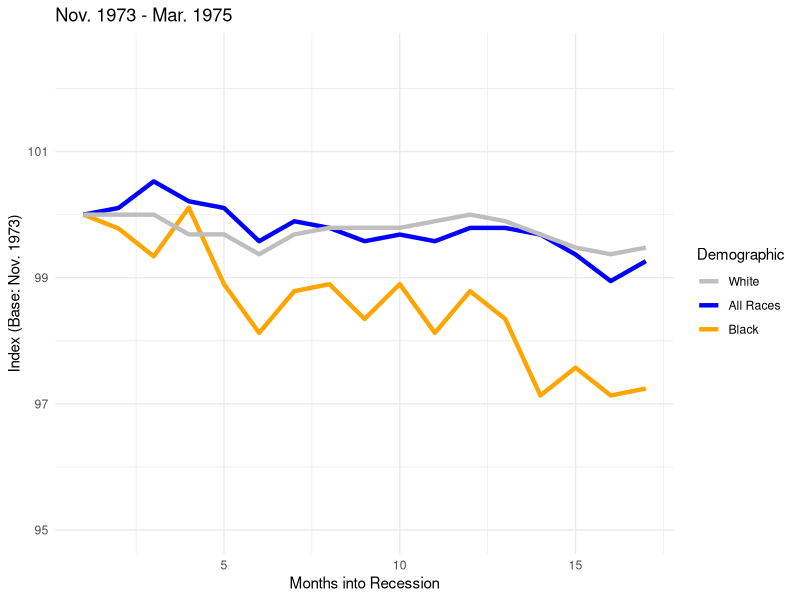
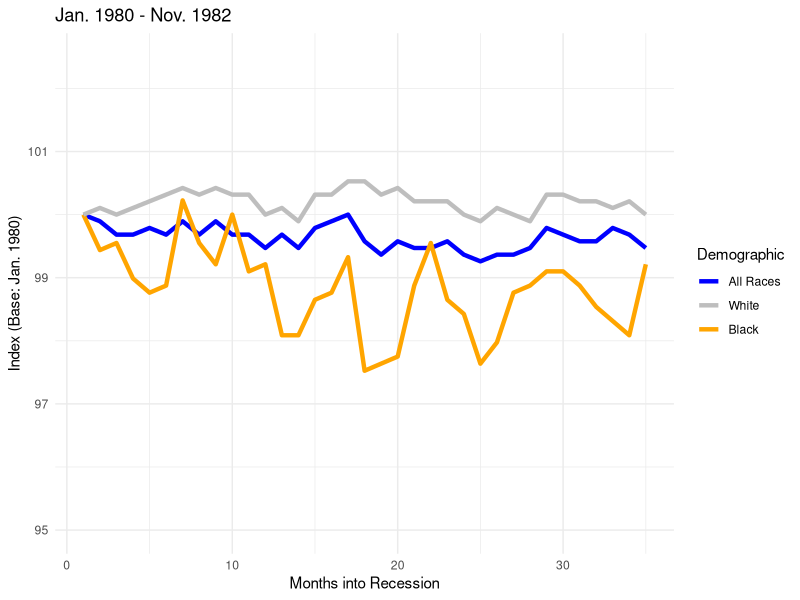
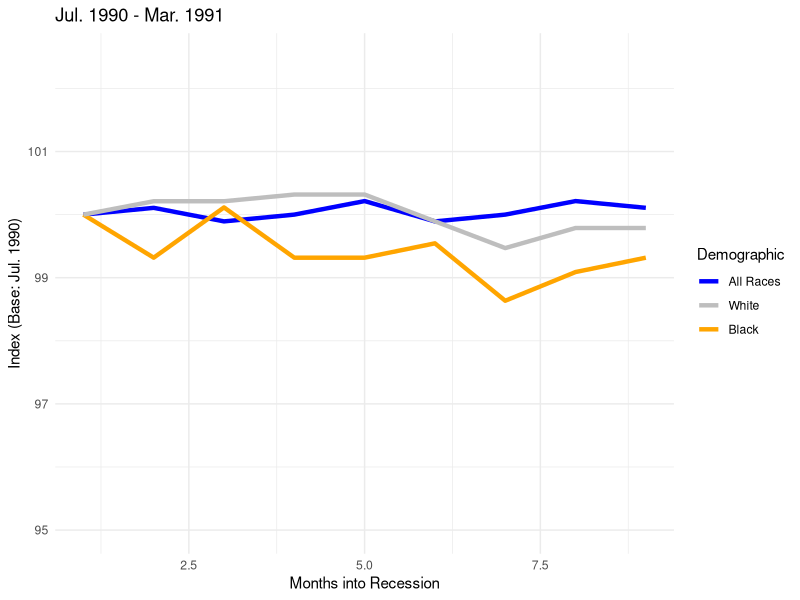
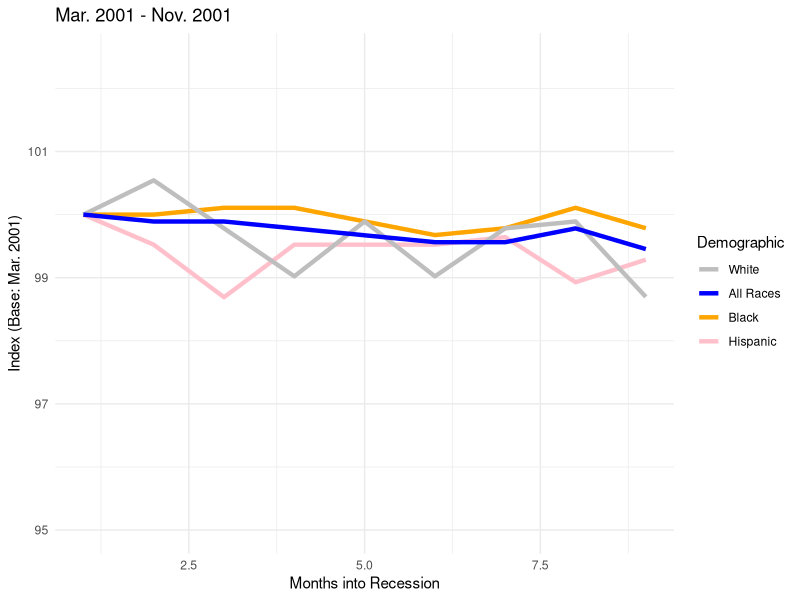
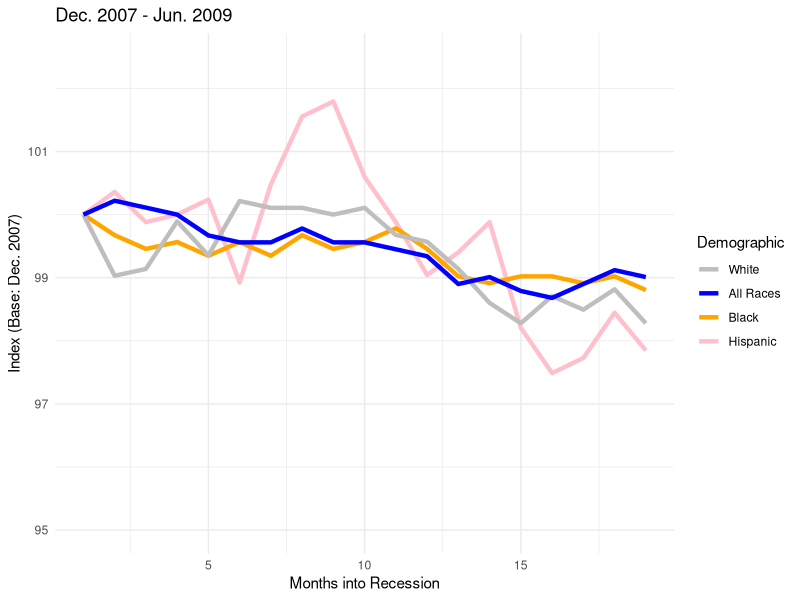
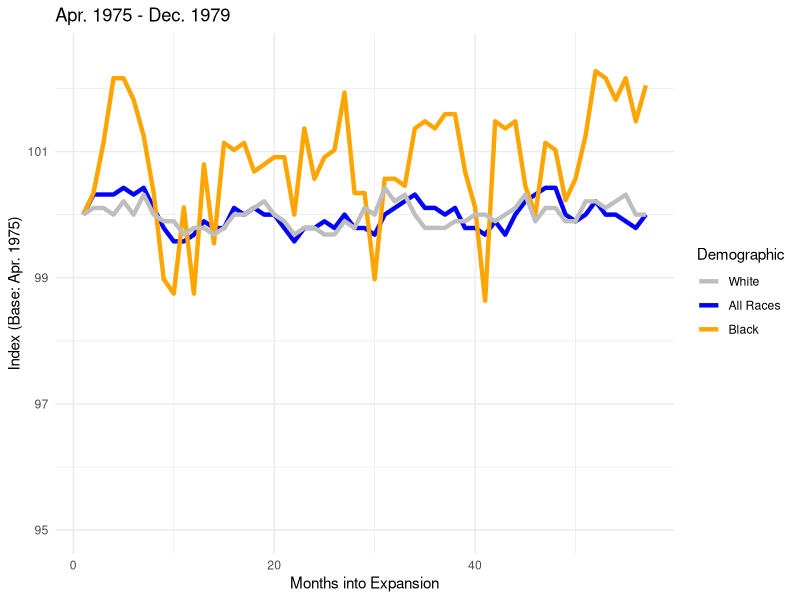
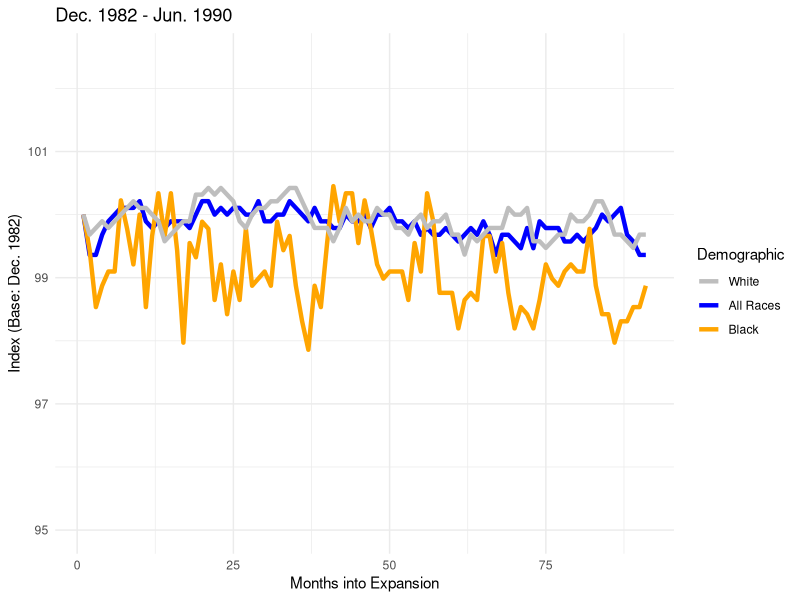
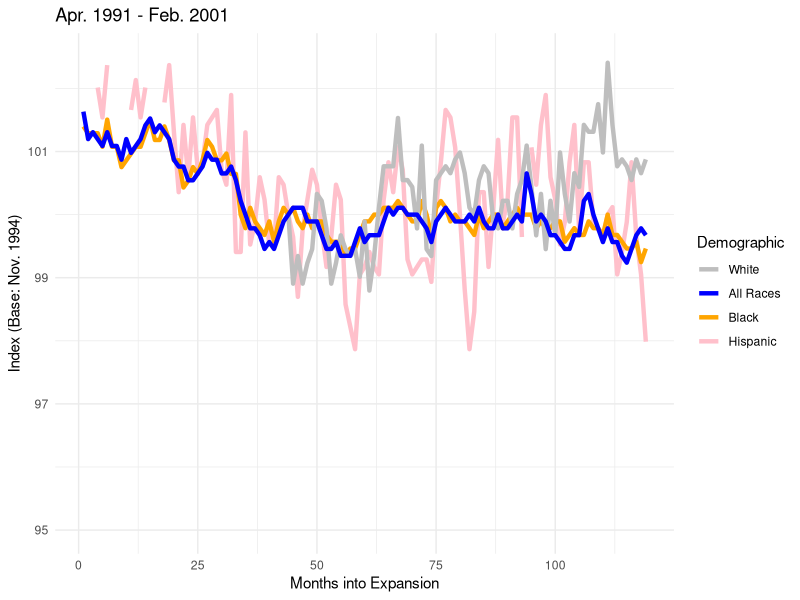

Recreate these plots in R, in order.
library(ggplot2)
library(patchwork)



# You are going to want to use Crtl+Alt+ArrowKey to make
# more cursors and add a bunch of commas.

# November 1973 - March 1975 Recession ------------------------------------
all1 <- c(100,
         100.1053741,
         100.5268704,
         100.2107482,
         100.1053741,
         99.57850369,
         99.89462592,
         99.78925184,
         99.57850369,
         99.68387777,
         99.57850369,
         99.78925184,
         99.78925184,
         99.68387777,
         99.36775553,
         98.94625922,
         99.26238145)



black1 <- c(100,
           99.77949283,
           99.3384785,
           100.1102536,
           98.89746417,
           98.12568908,
           98.78721058,
           98.89746417,
           98.34619625,
           98.89746417,
           98.12568908,
           98.78721058,
           98.34619625,
           97.13340684,
           97.57442117,
           97.13340684,
           97.24366042)



white1 <- c(100,
           100,
           100,
           99.68619247,
           99.68619247,
           99.37238494,
           99.68619247,
           99.79079498,
           99.79079498,
           99.79079498,
           99.89539749,
           100,
           99.89539749,
           99.68619247,
           99.47698745,
           99.37238494,
           99.47698745
)


numMonths1 <- 1:length(all1)


r73 <- ggplot() +
  geom_line(mapping = aes(x = numMonths1, y = all1, color = "grey"), size = 1.5) +
  geom_line(mapping = aes(x = numMonths1, y = black1, color = "orange"), size = 1.5) +
  geom_line(mapping = aes(x = numMonths1, y = white1, color = "blue"), size = 1.5) +
  ylim(c(95, 102.5)) +
  xlab("Months into Recession") +
  ylab("Index (Base: Nov. 1973)") +
  ggtitle("Nov. 1973 - Mar. 1975") +
  scale_color_manual(name = "Demographic", labels = c("White", "All Races", "Black"), values = c("grey", "blue", "orange")) +
  theme_minimal()

r73









# Jan. 1980 - Nov. 1982 Recession -----------------------------------
all2 <- c(100,
         99.89417989,
         99.68253968,
         99.68253968,
         99.78835979,
         99.68253968,
         99.89417989,
         99.68253968,
         99.89417989,
         99.68253968,
         99.68253968,
         99.47089947,
         99.68253968,
         99.47089947,
         99.78835979,
         99.89417989,
         100,
         99.57671958,
         99.36507937,
         99.57671958,
         99.47089947,
         99.47089947,
         99.57671958,
         99.36507937,
         99.25925926,
         99.36507937,
         99.36507937,
         99.47089947,
         99.78835979,
         99.68253968,
         99.57671958,
         99.57671958,
         99.78835979,
         99.68253968,
         99.47089947
)


black2 <- c(100,
           99.4375703,
           99.55005624,
           98.98762655,
           98.76265467,
           98.87514061,
           100.2249719,
           99.55005624,
           99.21259843,
           100,
           99.10011249,
           99.21259843,
           98.08773903,
           98.08773903,
           98.65016873,
           98.76265467,
           99.32508436,
           97.52530934,
           97.63779528,
           97.75028121,
           98.87514061,
           99.55005624,
           98.65016873,
           98.42519685,
           97.63779528,
           97.97525309,
           98.76265467,
           98.87514061,
           99.10011249,
           99.10011249,
           98.87514061,
           98.53768279,
           98.31271091,
           98.08773903,
           99.21259843
)


white2 <- c(100,
           100.1054852,
           100,
           100.1054852,
           100.2109705,
           100.3164557,
           100.4219409,
           100.3164557,
           100.4219409,
           100.3164557,
           100.3164557,
           100,
           100.1054852,
           99.89451477,
           100.3164557,
           100.3164557,
           100.5274262,
           100.5274262,
           100.3164557,
           100.4219409,
           100.2109705,
           100.2109705,
           100.2109705,
           100,
           99.89451477,
           100.1054852,
           100,
           99.89451477,
           100.3164557,
           100.3164557,
           100.2109705,
           100.2109705,
           100.1054852,
           100.2109705,
           100
)



numMonths2 <- 1:length(all2)

r80 <- ggplot() +
  geom_line(mapping = aes(x = numMonths2, y = all2, color = "one"), size = 1.5) +
  geom_line(mapping = aes(x = numMonths2, y = black2, color = "two"), size = 1.5) +
  geom_line(mapping = aes(x = numMonths2, y = white2, color = "three"), size = 1.5) +
  ylim(c(95, 102.5)) +
  xlab("Months into Recession") +
  ylab("Index (Base: Jan. 1980)") +
  ggtitle("Jan. 1980 - Nov. 1982") +
  scale_color_manual(name = "Demographic", labels = c("All Races", "White", "Black"), values = c("blue", "grey", "orange")) +
  theme_minimal()

r80











# Jul. 1990 - Mar. 1991 Recession -----------------------------------------

all3 <- c(100,
         100.1072961,
         99.89270386,
         100,
         100.2145923,
         99.89270386,
         100,
         100.2145923,
         100.1072961
)


black3 <- c(100,
           99.31740614,
           100.1137656,
           99.31740614,
           99.31740614,
           99.54493743,
           98.63481229,
           99.08987486,
           99.31740614
)



white3 <- c(100,
           100.2120891,
           100.2120891,
           100.3181336,
           100.3181336,
           99.89395546,
           99.46977731,
           99.78791092,
           99.78791092
)




numMonths3 <- 1:length(all3)

r90 <- ggplot() +
  geom_line(mapping = aes(x = numMonths3, y = all3, color = "one"), size = 1.5) +
  geom_line(mapping = aes(x = numMonths3, y = black3, color = "two"), size = 1.5) +
  geom_line(mapping = aes(x = numMonths3, y = white3, color = "three"), size = 1.5) +
  ylim(c(95, 102.5)) +
  xlab("Months into Recession") +
  ylab("Index (Base: Jul. 1990)") +
  ggtitle("Jul. 1990 - Mar. 1991") +
  scale_color_manual(name = "Demographic", labels = c("All Races", "White", "Black"), values = c("blue", "grey", "orange")) +
  theme_minimal()

r90











# Mar. 2001 - Nov. 2001 Recession -------------------------------------

all4 <- c(100,
         99.89071038,
         99.89071038,
         99.78142077,
         99.67213115,
         99.56284153,
         99.56284153,
         99.78142077,
         99.45355191
)

black4 <- c(100,
           99.52380952,
           98.69047619,
           99.52380952,
           99.52380952,
           99.52380952,
           99.64285714,
           98.92857143,
           99.28571429
)

hispanic4 <- c(100,
              100.5434783,
              99.7826087,
              99.02173913,
              99.89130435,
              99.02173913,
              99.7826087,
              99.89130435,
              98.69565217
)


white4 <- c(100,
           100,
           100.1081081,
           100.1081081,
           99.89189189,
           99.67567568,
           99.78378378,
           100.1081081,
           99.78378378
)



numMonths4 <- 1:length(all4)


r01 <- ggplot() +
  geom_line(mapping = aes(x = numMonths4, y = black4, color = "two"), size = 1.5) +
  geom_line(mapping = aes(x = numMonths4, y = white4, color = "three"), size = 1.5) +
  geom_line(mapping = aes(x = numMonths4, y = hispanic4, color = "four"), size = 1.5) +
  geom_line(mapping = aes(x = numMonths4, y = all4, color = "one"), size = 1.5) +
  ylim(c(95, 102.5)) +
  xlab("Months into Recession") +
  ylab("Index (Base: Mar. 2001)") +
  ggtitle("Mar. 2001 - Nov. 2001") +
  scale_color_manual(name = "Demographic", labels = c("White", "All Races", "Black", "Hispanic"), values = c("grey", "blue", "orange", "pink")) +
  theme_minimal()


r01













# Dec. 2007 - Jun. 2009 Recession ----------------------------------------
all5 <- c(100,
         100.220022,
         100.110011,
         100,
         99.669967,
         99.559956,
         99.559956,
         99.779978,
         99.559956,
         99.559956,
         99.44994499,
         99.33993399,
         98.89988999,
         99.00990099,
         98.78987899,
         98.67986799,
         98.89988999,
         99.11991199,
         99.00990099
)

black5 <- c(100,
           100.3588517,
           99.88038278,
           100,
           100.2392344,
           98.92344498,
           100.4784689,
           101.5550239,
           101.7942584,
           100.5980861,
           99.88038278,
           99.0430622,
           99.40191388,
           99.88038278,
           98.20574163,
           97.48803828,
           97.72727273,
           98.44497608,
           97.84688995
)

hispanic5 <- c(100,
              99.03121636,
              99.13885899,
              99.89235737,
              99.35414424,
              100.2152853,
              100.1076426,
              100.1076426,
              100,
              100.1076426,
              99.67707212,
              99.56942949,
              99.13885899,
              98.60064586,
              98.27771798,
              98.70828848,
              98.49300323,
              98.81593111,
              98.27771798
)


white5 <- c(100,
           99.67391304,
           99.45652174,
           99.56521739,
           99.34782609,
           99.56521739,
           99.34782609,
           99.67391304,
           99.45652174,
           99.56521739,
           99.7826087,
           99.45652174,
           99.02173913,
           98.91304348,
           99.02173913,
           99.02173913,
           98.91304348,
           99.02173913,
           98.80434783
)


numMonths5 <- 1:length(all5)


r07 <- ggplot() +
  geom_line(mapping = aes(x = numMonths5, y = black5, color = "two"), size = 1.5) +
  geom_line(mapping = aes(x = numMonths5, y = white5, color = "three"), size = 1.5) +
  geom_line(mapping = aes(x = numMonths5, y = hispanic5, color = "four"), size = 1.5) +
  geom_line(mapping = aes(x = numMonths5, y = all5, color = "one"), size = 1.5) +
  ylim(c(95, 102.5)) +
  xlab("Months into Recession") +
  ylab("Index (Base: Dec. 2007)") +
  ggtitle("Dec. 2007 - Jun. 2009") +
  scale_color_manual(name = "Demographic", labels = c("White", "All Races", "Black", "Hispanic"), values = c("grey", "blue", "orange", "pink")) +
  theme_minimal()

r07























# April 1975 - December 1979 Expansion -------------------------------------------
all6 <- c(100,
         100.3181336,
         100.3181336,
         100.3181336,
         100.4241782,
         100.3181336,
         100.4241782,
         100.1060445,
         99.78791092,
         99.57582185,
         99.57582185,
         99.68186638,
         99.89395546,
         99.78791092,
         99.78791092,
         100.1060445,
         100,
         100.1060445,
         100,
         100,
         99.78791092,
         99.57582185,
         99.78791092,
         99.78791092,
         99.89395546,
         99.78791092,
         100,
         99.78791092,
         99.78791092,
         99.68186638,
         100,
         100.1060445,
         100.2120891,
         100.3181336,
         100.1060445,
         100.1060445,
         100,
         100.1060445,
         99.78791092,
         99.78791092,
         99.68186638,
         99.89395546,
         99.68186638,
         100,
         100.2120891,
         100.3181336,
         100.4241782,
         100.4241782,
         100,
         99.89395546,
         100,
         100.2120891,
         100,
         100,
         99.89395546,
         99.78791092,
         100
)

black6 <- c(100,
           100.3412969,
           101.1376564,
           102.1615472,
           102.1615472,
           101.8202503,
           101.2514221,
           100.3412969,
           98.97610922,
           98.74857793,
           100.1137656,
           98.74857793,
           100.7963595,
           99.54493743,
           101.1376564,
           101.0238908,
           101.1376564,
           100.6825939,
           100.7963595,
           100.9101251,
           100.9101251,
           100,
           101.3651877,
           100.5688282,
           100.9101251,
           101.0238908,
           101.9340159,
           100.3412969,
           100.3412969,
           98.97610922,
           100.5688282,
           100.5688282,
           100.4550626,
           101.3651877,
           101.4789534,
           101.3651877,
           101.592719,
           101.592719,
           100.6825939,
           100.1137656,
           98.63481229,
           101.4789534,
           101.3651877,
           101.4789534,
           100.4550626,
           100,
           101.1376564,
           101.0238908,
           100.2275313,
           100.5688282,
           101.2514221,
           102.2753129,
           102.1615472,
           101.8202503,
           102.1615472,
           101.4789534,
           102.0477816
)

white6 <- c(100,
           100.1052632,
           100.1052632,
           100,
           100.2105263,
           100,
           100.3157895,
           100,
           99.89473684,
           99.89473684,
           99.68421053,
           99.78947368,
           99.78947368,
           99.68421053,
           99.78947368,
           100,
           100,
           100.1052632,
           100.2105263,
           100,
           99.89473684,
           99.68421053,
           99.78947368,
           99.78947368,
           99.68421053,
           99.68421053,
           99.89473684,
           99.78947368,
           100.1052632,
           100,
           100.4210526,
           100.2105263,
           100.3157895,
           100,
           99.78947368,
           99.78947368,
           99.78947368,
           99.89473684,
           99.89473684,
           100,
           100,
           99.89473684,
           100,
           100.1052632,
           100.3157895,
           99.89473684,
           100.1052632,
           100.1052632,
           99.89473684,
           99.89473684,
           100.2105263,
           100.2105263,
           100.1052632,
           100.2105263,
           100.3157895,
           100,
           100
)


numMonths6 <- 1:length(all6)

e75 <- ggplot() +
  geom_line(mapping = aes(x = numMonths6, y = all6, color = "grey"), size = 1.5) +
  geom_line(mapping = aes(x = numMonths6, y = black6, color = "orange"), size = 1.5) +
  geom_line(mapping = aes(x = numMonths6, y = white6, color = "blue"), size = 1.5) +
  ylim(c(95, 102.5)) +
  xlab("Months into Expansion") +
  ylab("Index (Base: Apr. 1975)") +
  ggtitle("Apr. 1975 - Dec. 1979") +
  scale_color_manual(name = "Demographic", labels = c("White", "All Races", "Black"), values = c("grey", "blue", "orange")) +
  theme_minimal()


e75







# Dec. 1982 - Jun. 1990 Expansion -----------------------------------
all7 <- c(100,
         99.36102236,
         99.36102236,
         99.68051118,
         99.89350373,
         100,
         100.1064963,
         100.1064963,
         100.1064963,
         100.2129925,
         99.89350373,
         99.78700745,
         99.89350373,
         99.78700745,
         99.89350373,
         99.89350373,
         99.89350373,
         99.78700745,
         100,
         100.2129925,
         100.2129925,
         100,
         100.1064963,
         100,
         100.1064963,
         100.1064963,
         100,
         100,
         100.2129925,
         99.89350373,
         99.89350373,
         100,
         100,
         100.2129925,
         100.1064963,
         100,
         99.89350373,
         100.1064963,
         99.89350373,
         99.89350373,
         99.78700745,
         99.78700745,
         100,
         99.89350373,
         99.89350373,
         100,
         99.78700745,
         100,
         100,
         100.1064963,
         99.89350373,
         99.89350373,
         99.78700745,
         99.89350373,
         99.68051118,
         99.78700745,
         99.68051118,
         99.68051118,
         99.78700745,
         99.68051118,
         99.57401491,
         99.68051118,
         99.78700745,
         99.68051118,
         99.89350373,
         99.68051118,
         99.36102236,
         99.68051118,
         99.68051118,
         99.57401491,
         99.46751864,
         99.78700745,
         99.46751864,
         99.89350373,
         99.78700745,
         99.78700745,
         99.78700745,
         99.57401491,
         99.57401491,
         99.68051118,
         99.57401491,
         99.68051118,
         99.78700745,
         100,
         99.89350373,
         100,
         100.1064963,
         99.68051118,
         99.57401491,
         99.36102236,
         99.36102236
)

black7 <- c(100,
           99.43630214,
           98.53438557,
           98.87260428,
           99.09808343,
           99.09808343,
           100.2254791,
           99.77452086,
           99.210823,
           100,
           98.53438557,
           99.66178129,
           100.3382187,
           99.66178129,
           100.3382187,
           99.43630214,
           97.97068771,
           99.54904171,
           99.32356257,
           99.88726043,
           99.77452086,
           98.64712514,
           99.210823,
           98.421646,
           99.09808343,
           98.64712514,
           99.77452086,
           98.87260428,
           98.98534386,
           99.09808343,
           98.87260428,
           99.88726043,
           99.43630214,
           99.66178129,
           98.87260428,
           98.30890643,
           97.85794814,
           98.87260428,
           98.53438557,
           99.54904171,
           100.4509583,
           99.88726043,
           100.3382187,
           100.3382187,
           99.54904171,
           100.2254791,
           99.77452086,
           99.210823,
           98.98534386,
           99.09808343,
           99.09808343,
           99.09808343,
           98.64712514,
           99.54904171,
           99.09808343,
           100.3382187,
           99.88726043,
           98.75986471,
           98.75986471,
           98.75986471,
           98.19616685,
           98.64712514,
           98.75986471,
           98.64712514,
           99.66178129,
           99.66178129,
           99.09808343,
           99.54904171,
           98.75986471,
           98.19616685,
           98.53438557,
           98.421646,
           98.19616685,
           98.64712514,
           99.210823,
           98.98534386,
           98.87260428,
           99.09808343,
           99.210823,
           99.09808343,
           99.09808343,
           99.77452086,
           98.87260428,
           98.421646,
           98.421646,
           97.97068771,
           98.30890643,
           98.30890643,
           98.53438557,
           98.53438557,
           98.87260428
)

white7 <- c(100,
           99.68321014,
           99.78880676,
           99.89440338,
           99.78880676,
           99.89440338,
           100,
           100.1055966,
           100.2111932,
           100.1055966,
           100.1055966,
           100,
           99.89440338,
           99.57761352,
           99.68321014,
           99.78880676,
           99.89440338,
           99.89440338,
           100.3167899,
           100.3167899,
           100.4223865,
           100.3167899,
           100.4223865,
           100.3167899,
           100.2111932,
           99.89440338,
           99.78880676,
           100,
           100.1055966,
           100.1055966,
           100.2111932,
           100.2111932,
           100.3167899,
           100.4223865,
           100.4223865,
           100.2111932,
           100,
           99.78880676,
           99.78880676,
           99.78880676,
           99.57761352,
           99.78880676,
           100.1055966,
           99.89440338,
           100,
           99.89440338,
           99.89440338,
           100.1055966,
           100,
           100,
           99.78880676,
           99.78880676,
           99.68321014,
           99.89440338,
           100,
           99.78880676,
           99.89440338,
           99.89440338,
           100,
           99.68321014,
           99.68321014,
           99.36642027,
           99.68321014,
           99.57761352,
           99.68321014,
           99.78880676,
           99.78880676,
           99.78880676,
           100.1055966,
           100,
           100,
           100.1055966,
           99.57761352,
           99.57761352,
           99.4720169,
           99.57761352,
           99.68321014,
           99.68321014,
           100,
           99.89440338,
           99.89440338,
           100,
           100.2111932,
           100.2111932,
           100,
           99.68321014,
           99.68321014,
           99.57761352,
           99.4720169,
           99.68321014,
           99.68321014
)



numMonths7 <- 1:length(all7)

e82 <- ggplot() +
  geom_line(mapping = aes(x = numMonths7, y = all7, color = "grey"), size = 1.5) +
  geom_line(mapping = aes(x = numMonths7, y = black7, color = "orange"), size = 1.5) +
  geom_line(mapping = aes(x = numMonths7, y = white7, color = "blue"), size = 1.5) +
  ylim(c(95, 102.5)) +
  xlab("Months into Expansion") +
  ylab("Index (Base: Dec. 1982)") +
  ggtitle("Dec. 1982 - Jun. 1990") +
  scale_color_manual(name = "Demographic", labels = c("White", "All Races", "Black"), values = c("grey", "blue", "orange")) +
  theme_minimal()



e82






# April 1991 - Feb. 2001 Expansion --------------------------
all8 <- c(101.6322089,
         101.1969532,
         101.3057671,
         101.1969532,
         101.0881393,
         101.3057671,
         101.0881393,
         101.0881393,
         100.8705114,
         101.1969532,
         100.9793254,
         101.0881393,
         101.1969532,
         101.4145811,
         101.523395,
         101.3057671,
         101.4145811,
         101.3057671,
         101.1969532,
         100.8705114,
         100.7616975,
         100.7616975,
         100.5440696,
         100.5440696,
         100.6528836,
         100.7616975,
         100.9793254,
         100.8705114,
         100.8705114,
         100.6528836,
         100.6528836,
         100.7616975,
         100.5440696,
         100.2176279,
         100,
         99.78237214,
         99.78237214,
         99.67355822,
         99.45593036,
         99.56474429,
         99.45593036,
         99.67355822,
         99.89118607,
         100,
         100.1088139,
         100.1088139,
         100.1088139,
         99.89118607,
         99.89118607,
         99.89118607,
         99.67355822,
         99.45593036,
         99.45593036,
         99.56474429,
         99.34711643,
         99.34711643,
         99.34711643,
         99.56474429,
         99.78237214,
         99.56474429,
         99.67355822,
         99.67355822,
         99.67355822,
         99.89118607,
         100.1088139,
         100,
         100.1088139,
         100.1088139,
         100,
         100,
         100,
         99.89118607,
         99.78237214,
         99.56474429,
         99.89118607,
         100,
         100.1088139,
         100,
         99.89118607,
         99.89118607,
         99.89118607,
         100,
         99.89118607,
         100.1088139,
         99.89118607,
         99.78237214,
         99.78237214,
         100,
         99.78237214,
         99.78237214,
         99.89118607,
         100,
         99.89118607,
         100.6528836,
         100.3264418,
         99.89118607,
         100,
         99.89118607,
         99.67355822,
         99.67355822,
         99.56474429,
         99.45593036,
         99.45593036,
         99.67355822,
         99.67355822,
         100.2176279,
         100.3264418,
         100,
         99.78237214,
         99.56474429,
         99.78237214,
         99.56474429,
         99.56474429,
         99.34711643,
         99.2383025,
         99.45593036,
         99.67355822,
         99.78237214,
         99.67355822
)

black8 <- c(102.9620853,
           102.014218,
           102.6066351,
           102.014218,
           101.5402844,
           102.3696682,
           102.6066351,
           102.9620853,
           103.3175355,
           102.8436019,
           101.6587678,
           102.1327014,
           101.5402844,
           102.014218,
           102.8436019,
           102.6066351,
           102.6066351,
           101.7772512,
           102.3696682,
           101.3033175,
           100.3554502,
           101.4218009,
           100.5924171,
           101.5402844,
           100.7109005,
           100.8293839,
           101.4218009,
           101.5402844,
           101.6587678,
           100.7109005,
           100.4739336,
           101.8957346,
           99.40758294,
           99.40758294,
           101.3033175,
           99.52606635,
           99.88151659,
           100.5924171,
           100.2369668,
           99.52606635,
           99.52606635,
           100.5924171,
           100.4739336,
           100,
           99.64454976,
           98.69668246,
           99.76303318,
           100.2369668,
           100.7109005,
           100.4739336,
           99.76303318,
           99.17061611,
           99.64454976,
           100.4739336,
           100.2369668,
           98.57819905,
           98.22274882,
           97.86729858,
           99.0521327,
           99.17061611,
           99.40758294,
           99.17061611,
           99.0521327,
           100.2369668,
           100.8293839,
           100.3554502,
           101.0663507,
           100.7109005,
           99.28909953,
           99.0521327,
           99.17061611,
           99.28909953,
           99.28909953,
           98.93364929,
           100.1184834,
           100.8293839,
           101.6587678,
           101.5402844,
           101.0663507,
           100,
           98.81516588,
           97.86729858,
           98.45971564,
           100.3554502,
           100.3554502,
           99.17061611,
           100.1184834,
           101.1848341,
           99.88151659,
           100.2369668,
           101.5402844,
           101.5402844,
           99.64454976,
           102.8436019,
           101.0663507,
           100.4739336,
           101.4218009,
           101.8957346,
           100.5924171,
           100.2369668,
           99.52606635,
           99.88151659,
           100.8293839,
           101.4218009,
           99.76303318,
           100.8293839,
           100.8293839,
           99.88151659,
           99.76303318,
           99.64454976,
           100,
           100.1184834,
           99.0521327,
           99.40758294,
           99.88151659,
           100.8293839,
           99.64454976,
           99.0521327,
           97.98578199
)


hisp8 <- c(100,
          98.9059081,
          99.34354486,
          98.9059081,
          99.23413567,
          99.45295405,
          100.3282276,
          100.2188184,
          99.78118162,
          98.9059081,
          99.23413567,
          99.67177243,
          99.45295405,
          99.34354486,
          99.45295405,
          99.01531729,
          99.89059081,
          98.79649891,
          99.34354486,
          100.1094092,
          100.7658643,
          100.7658643,
          100.7658643,
          101.5317287,
          100.547046,
          100.547046,
          100.4376368,
          99.78118162,
          101.0940919,
          99.45295405,
          99.34354486,
          100.547046,
          100.6564551,
          100.7658643,
          100.6564551,
          100.8752735,
          100.9846827,
          100.6564551,
          100.1094092,
          100,
          100.547046,
          100.7658643,
          100.6564551,
          99.89059081,
          99.78118162,
          100.2188184,
          100.2188184,
          99.78118162,
          100.3282276,
          100.547046,
          101.0940919,
          100.4376368,
          99.67177243,
          100.3282276,
          99.45295405,
          100.2188184,
          99.67177243,
          100.9846827,
          100.3282276,
          99.89059081,
          100.6564551,
          100.4376368,
          101.4223195,
          101.3129103,
          101.3129103,
          101.750547,
          100.9846827,
          102.4070022,
          101.4223195,
          100.7658643,
          100.8752735,
          100.7658643,
          100.547046,
          100.8752735,
          100.6564551,
          100.8752735
)
hispanic8 <- numeric(43)
for(i in 1:43){
  hispanic8[i] <- NA
}
for(i in 1:(119 - 43)){
  hispanic8[i + 43] <- hisp8[i]
}






white8 <- c(101.3978495,
           101.2903226,
           101.2903226,
           101.2903226,
           101.0752688,
           101.5053763,
           101.0752688,
           101.0752688,
           100.7526882,
           100.8602151,
           100.9677419,
           101.0752688,
           101.0752688,
           101.2903226,
           101.5053763,
           101.1827957,
           101.1827957,
           101.3978495,
           101.1827957,
           100.8602151,
           100.8602151,
           100.4301075,
           100.5376344,
           100.7526882,
           100.6451613,
           100.8602151,
           101.1827957,
           101.0752688,
           100.8602151,
           100.8602151,
           100.9677419,
           100.6451613,
           100.6451613,
           100,
           99.78494624,
           100.1075269,
           99.89247312,
           99.78494624,
           99.67741935,
           99.89247312,
           99.56989247,
           99.89247312,
           100.1075269,
           100,
           100.1075269,
           99.89247312,
           99.78494624,
           100,
           99.78494624,
           99.89247312,
           99.89247312,
           99.67741935,
           99.56989247,
           99.56989247,
           99.56989247,
           99.35483871,
           99.46236559,
           99.46236559,
           99.67741935,
           99.89247312,
           99.89247312,
           100,
           100,
           100.1075269,
           100.1075269,
           100.1075269,
           100.2150538,
           100.1075269,
           100,
           99.89247312,
           99.89247312,
           100.2150538,
           100,
           99.67741935,
           100.1075269,
           100.2150538,
           100.1075269,
           99.89247312,
           100,
           99.89247312,
           99.89247312,
           99.78494624,
           99.67741935,
           100,
           99.78494624,
           99.89247312,
           100,
           100,
           99.78494624,
           99.89247312,
           100,
           100.1075269,
           100,
           100,
           100,
           99.78494624,
           99.89247312,
           99.78494624,
           99.78494624,
           99.89247312,
           99.89247312,
           99.56989247,
           99.67741935,
           99.78494624,
           99.67741935,
           99.67741935,
           99.89247312,
           99.78494624,
           99.78494624,
           99.67741935,
           100,
           99.67741935,
           99.67741935,
           99.56989247,
           99.46236559,
           99.46236559,
           99.56989247,
           99.24731183,
           99.46236559
)


numMonths8 <- 1:length(all8)

e91 <- ggplot() +
  geom_line(mapping = aes(x = numMonths8, y = black8, color = "two"), size = 1.5) +
  geom_line(mapping = aes(x = numMonths8, y = white8, color = "three"), size = 1.5) +
  geom_line(mapping = aes(x = numMonths8, y = hispanic8, color = "four"), size = 1.5) +
  geom_line(mapping = aes(x = numMonths8, y = all8, color = "one"), size = 1.5) +
  ylim(c(95, 102.5)) +
  xlab("Months into Expansion") +
  ylab("Index (Base: Nov. 1994)") +
  ggtitle("Apr. 1991 - Feb. 2001") +
  scale_color_manual(name = "Demographic", labels = c("White", "All Races", "Black", "Hispanic"), values = c("grey", "blue", "orange", "pink")) +
  theme_minimal()



e91




# Dec. 2001 - Nov. 2007 Expansion --------------------------------
all9 <- c(100,
         99.89035088,
         100.1096491,
         100.1096491,
         100,
         100.1096491,
         99.78070175,
         99.67105263,
         99.89035088,
         99.89035088,
         99.78070175,
         99.34210526,
         99.34210526,
         98.90350877,
         99.23245614,
         99.12280702,
         99.45175439,
         99.34210526,
         99.45175439,
         99.34210526,
         99.45175439,
         99.45175439,
         99.45175439,
         99.45175439,
         99.45175439,
         99.45175439,
         99.12280702,
         98.90350877,
         99.01315789,
         99.23245614,
         99.23245614,
         99.45175439,
         99.23245614,
         99.12280702,
         98.90350877,
         99.12280702,
         99.01315789,
         99.01315789,
         99.23245614,
         99.23245614,
         99.23245614,
         99.45175439,
         99.12280702,
         99.23245614,
         99.67105263,
         99.34210526,
         99.12280702,
         99.01315789,
         98.90350877,
         99.12280702,
         99.34210526,
         99.67105263,
         99.34210526,
         99.34210526,
         99.23245614,
         99.12280702,
         99.23245614,
         99.12280702,
         99.12280702,
         99.45175439,
         99.67105263,
         100.3289474,
         100.2192982,
         100,
         99.89035088,
         99.67105263,
         99.45175439,
         99.34210526,
         99.23245614,
         99.12280702,
         99.01315789,
         99.34210526
)

black9 <- c(100,
           99.1745283,
           98.46698113,
           100,
           98.58490566,
           99.29245283,
           98.93867925,
           98.46698113,
           98.23113208,
           97.99528302,
           98.58490566,
           96.93396226,
           97.05188679,
           96.58018868,
           97.52358491,
           97.52358491,
           97.52358491,
           98.11320755,
           98.3490566,
           98.3490566,
           97.64150943,
           97.75943396,
           97.75943396,
           97.75943396,
           97.64150943,
           97.28773585,
           95.87264151,
           96.46226415,
           96.22641509,
           96.46226415,
           97.64150943,
           97.87735849,
           97.64150943,
           97.87735849,
           97.64150943,
           98.3490566,
           97.52358491,
           95.87264151,
           96.93396226,
           96.46226415,
           97.28773585,
           97.64150943,
           99.1745283,
           99.52830189,
           100.4716981,
           99.29245283,
           100.2358491,
           98.82075472,
           97.16981132,
           96.34433962,
           97.64150943,
           98.3490566,
           97.75943396,
           97.28773585,
           97.40566038,
           98.58490566,
           98.46698113,
           98.58490566,
           98.93867925,
           99.1745283,
           97.87735849,
           99.52830189,
           98.46698113,
           98.70283019,
           99.29245283,
           97.64150943,
           96.81603774,
           99.41037736,
           99.29245283,
           98.3490566,
           98.70283019,
           99.64622642
)

hispanic9 <- c(100,
              100,
              100.3275109,
              99.67248908,
              100.1091703,
              99.78165939,
              99.45414847,
              99.67248908,
              99.45414847,
              99.45414847,
              100.4366812,
              100.3275109,
              99.89082969,
              99.01746725,
              100.3275109,
              100,
              101.5283843,
              100.1091703,
              100.4366812,
              99.78165939,
              99.78165939,
              100,
              99.23580786,
              100,
              100.1091703,
              100,
              99.67248908,
              100.4366812,
              100.4366812,
              101.2008734,
              100.8733624,
              101.419214,
              100.3275109,
              99.78165939,
              100.2183406,
              101.2008734,
              100.5458515,
              99.45414847,
              100,
              100.7641921,
              100.4366812,
              100.4366812,
              100.2183406,
              100.2183406,
              100.4366812,
              100.5458515,
              101.0917031,
              100.9825328,
              100.9825328,
              100.4366812,
              100.5458515,
              100.9825328,
              100.8733624,
              100.9825328,
              101.3100437,
              100.6550218,
              100.4366812,
              100.3275109,
              100.7641921,
              101.5283843,
              101.8558952,
              101.419214,
              100.9825328,
              101.419214,
              101.5283843,
              101.8558952,
              100.7641921,
              100.9825328,
              100.8733624,
              100.6550218,
              101.0917031,
              101.419214
)

white9 <- c(100,
           99.89165764,
           100.2166847,
           100,
           100.1083424,
           99.89165764,
           99.89165764,
           99.78331528,
           99.89165764,
           100,
           99.78331528,
           99.56663055,
           99.34994583,
           99.02491874,
           99.24160347,
           99.24160347,
           99.56663055,
           99.02491874,
           99.45828819,
           99.45828819,
           99.45828819,
           99.45828819,
           99.45828819,
           99.67497291,
           99.34994583,
           99.34994583,
           99.13326111,
           99.13326111,
           99.24160347,
           99.34994583,
           99.45828819,
           99.56663055,
           99.24160347,
           99.13326111,
           99.13326111,
           99.24160347,
           99.02491874,
           99.02491874,
           99.24160347,
           99.34994583,
           99.34994583,
           99.56663055,
           99.13326111,
           99.24160347,
           99.56663055,
           99.34994583,
           99.24160347,
           99.24160347,
           99.02491874,
           99.02491874,
           99.02491874,
           99.34994583,
           99.45828819,
           99.45828819,
           99.24160347,
           99.24160347,
           99.45828819,
           99.34994583,
           99.56663055,
           99.78331528,
           99.78331528,
           99.78331528,
           99.67497291,
           99.67497291,
           99.89165764,
           99.89165764,
           99.67497291,
           99.45828819,
           99.34994583,
           99.45828819,
           99.67497291,
           99.45828819
)

numMonths9 <- 1:length(all9)

e01 <- ggplot() +
  geom_line(mapping = aes(x = numMonths9, y = black9, color = "two"), size = 1.5) +
  geom_line(mapping = aes(x = numMonths9, y = white9, color = "three"), size = 1.5) +
  geom_line(mapping = aes(x = numMonths9, y = hispanic9, color = "four"), size = 1.5) +
  geom_line(mapping = aes(x = numMonths9, y = all9, color = "one"), size = 1.5) +
  ylim(c(95, 102.5)) +
  xlab("Months into Expansion") +
  ylab("Index (Base: Dec. 2001)") +
  ggtitle("Dec. 2001 - Nov. 2007") +
  scale_color_manual(name = "Demographic", labels = c("Hispanic", "All Races", "White", "Black"), values = c("pink", "blue", "grey", "orange")) +
  theme_minimal()


e01







# July 2009 - January 2020 Expansion ------------------------
all0 <- c(100.6726457,
         101.0089686,
         100.6726457,
         100.6726457,
         100.4484305,
         99.66367713,
         100,
         100,
         100.3363229,
         100.5605381,
         100.3363229,
         100.3363229,
         100,
         100.1121076,
         100.1121076,
         99.66367713,
         99.66367713,
         99.32735426,
         99.32735426,
         99.43946188,
         99.55156951,
         99.43946188,
         99.77578475,
         99.66367713,
         99.32735426,
         99.43946188,
         99.32735426,
         99.10313901,
         99.43946188,
         99.43946188,
         99.55156951,
         99.43946188,
         99.66367713,
         99.43946188,
         99.32735426,
         99.66367713,
         99.32735426,
         99.32735426,
         99.32735426,
         99.55156951,
         99.10313901,
         99.32735426,
         99.10313901,
         99.21524664,
         98.99103139,
         99.32735426,
         99.32735426,
         99.32735426,
         99.21524664,
         98.99103139,
         99.10313901,
         98.65470852,
         99.32735426,
         98.76681614,
         98.87892377,
         98.76681614,
         98.99103139,
         98.5426009,
         98.65470852,
         98.99103139,
         98.99103139,
         99.21524664,
         98.76681614,
         98.76681614,
         98.76681614,
         98.87892377,
         99.21524664,
         99.10313901,
         99.21524664,
         99.10313901,
         98.99103139,
         98.99103139,
         98.76681614,
         98.87892377,
         98.87892377,
         98.87892377,
         98.76681614,
         98.87892377,
         99.10313901,
         99.21524664,
         99.43946188,
         99.21524664,
         99.10313901,
         99.43946188,
         99.21524664,
         99.10313901,
         99.43946188,
         99.32735426,
         99.21524664,
         99.21524664,
         99.55156951,
         99.32735426,
         99.21524664,
         99.21524664,
         99.21524664,
         99.32735426,
         99.32735426,
         99.10313901,
         99.43946188,
         99.32735426,
         99.21524664,
         99.77578475,
         99.77578475,
         100.1121076,
         99.88789238,
         100,
         99.88789238,
         99.77578475,
         99.55156951,
         99.43946188,
         99.43946188,
         99.77578475,
         99.77578475,
         99.77578475,
         100.2242152,
         100.2242152,
         100.3363229,
         99.88789238,
         99.55156951,
         99.43946188,
         99.66367713,
         99.77578475,
         99.88789238,
         99.88789238,
         100.1121076,
         100,
         100.1121076
)

black0 <- c(98.67629362,
           99.27797834,
           96.87123947,
           97.95427196,
           97.95427196,
           98.19494585,
           100,
           99.75932611,
           100.1203369,
           99.27797834,
           100.2406739,
           99.51865223,
           97.83393502,
           98.43561974,
           98.0746089,
           98.31528279,
           98.0746089,
           97.95427196,
           98.79663057,
           96.87123947,
           97.2322503,
           97.35258724,
           97.11191336,
           97.2322503,
           96.02888087,
           96.87123947,
           96.02888087,
           97.11191336,
           97.71359807,
           98.19494585,
           98.43561974,
           96.87123947,
           96.26955475,
           95.30685921,
           96.51022864,
           96.87123947,
           96.75090253,
           97.59326113,
           97.35258724,
           97.95427196,
           96.63056558,
           96.26955475,
           96.75090253,
           96.26955475,
           96.51022864,
           96.63056558,
           97.71359807,
           97.59326113,
           97.71359807,
           96.99157641,
           97.47292419,
           96.26955475,
           96.87123947,
           95.30685921,
           96.3898917,
           96.63056558,
           96.87123947,
           95.90854392,
           96.3898917,
           98.0746089,
           99.03730445,
           98.67629362,
           97.59326113,
           96.63056558,
           96.02888087,
           97.47292419,
           97.83393502,
           96.87123947,
           97.95427196,
           98.0746089,
           98.19494585,
           98.43561974,
           97.2322503,
           97.59326113,
           97.47292419,
           96.75090253,
           95.30685921,
           96.14921781,
           97.35258724,
           98.31528279,
           98.55595668,
           98.55595668,
           98.67629362,
           99.27797834,
           98.0746089,
           97.71359807,
           98.0746089,
           97.11191336,
           96.87123947,
           96.63056558,
           98.79663057,
           97.47292419,
           98.55595668,
           98.91696751,
           98.0746089,
           98.19494585,
           99.39831528,
           98.79663057,
           99.75932611,
           98.55595668,
           98.19494585,
           98.79663057,
           98.55595668,
           99.39831528,
           99.27797834,
           99.27797834,
           100.2406739,
           98.79663057,
           99.1576414,
           100,
           99.87966306,
           101.0830325,
           99.63898917,
           98.79663057,
           99.27797834,
           98.67629362,
           100.1203369,
           100.6016847,
           99.03730445,
           97.47292419,
           98.91696751,
           99.1576414,
           99.87966306,
           100.6016847,
           101.3237064,
           100,
           98.43561974
)

asian0 <- numeric(6)
for(i in 1:6){
  asian0[i] <- NA
}

asian0 <- c(asian0, 100,
           98.33887043,
           99.11406423,
           98.67109635,
           97.78516058,
           98.22812846,
           99.11406423,
           97.78516058,
           98.78183832,
           100.4429679,
           98.67109635,
           99.55703212,
           98.89258029,
           98.78183832,
           99.77851606,
           98.22812846,
           100.6644518,
           100.3322259,
           99.66777409,
           100.110742,
           100.5537099,
           101.4396456,
           100.3322259,
           99.88925803,
           98.56035437,
           98.56035437,
           99.66777409,
           98.4496124,
           99.33554817,
           99.77851606,
           100.3322259,
           100.8859358,
           100.9966777,
           99.88925803,
           99.11406423,
           100.4429679,
           98.67109635,
           100.110742,
           100.3322259,
           100.6644518,
           99.55703212,
           99.77851606,
           100.7751938,
           100.9966777,
           101.2181617,
           100.6644518,
           100.6644518,
           100.7751938,
           99.44629014,
           99.77851606,
           100.5537099,
           99.11406423,
           98.33887043,
           97.78516058,
           99.00332226,
           98.4496124,
           98.78183832,
           98.33887043,
           97.45293466,
           99.44629014,
           98.89258029,
           99.55703212,
           100.6644518,
           99.55703212,
           99.33554817,
           98.78183832,
           99.2248062,
           97.89590255,
           97.78516058,
           96.56699889,
           98.56035437,
           98.67109635,
           97.78516058,
           98.67109635,
           100,
           99.55703212,
           98.4496124,
           98.56035437,
           99.00332226,
           99.44629014,
           99.66777409,
           100.3322259,
           99.88925803,
           100.110742,
           101.1074197,
           100.110742,
           99.66777409,
           99.11406423,
           98.67109635,
           99.55703212,
           99.66777409,
           100.3322259,
           100.110742,
           99.77851606,
           97.89590255,
           99.55703212,
           98.89258029,
           99.11406423,
           99.77851606,
           99.88925803,
           100.6644518,
           100,
           100.5537099,
           99.66777409,
           98.33887043,
           98.4496124,
           98.67109635,
           97.78516058,
           99.44629014,
           100.3322259,
           100.110742,
           99.2248062,
           100.6644518,
           99.88925803,
           100.6644518,
           99.00332226,
           99.55703212,
           100.3322259,
           100.110742,
           99.00332226,
           99.2248062
)



hispanic0 <- c(100.3289474,
              100.6578947,
              100.4385965,
              100.5482456,
              100.1096491,
              99.45175439,
              100,
              100.3289474,
              100.2192982,
              99.89035088,
              100.1096491,
              100.7675439,
              100.7675439,
              100.4385965,
              101.2061404,
              100.4385965,
              100.1096491,
              100.2192982,
              99.34210526,
              99.23245614,
              99.67105263,
              99.23245614,
              99.23245614,
              99.23245614,
              100.4385965,
              100.3289474,
              99.78070175,
              99.56140351,
              99.23245614,
              99.12280702,
              98.90350877,
              99.12280702,
              98.5745614,
              99.01315789,
              99.23245614,
              99.23245614,
              98.90350877,
              99.56140351,
              99.34210526,
              99.89035088,
              98.46491228,
              98.02631579,
              98.35526316,
              98.5745614,
              98.5745614,
              98.79385965,
              99.78070175,
              99.67105263,
              99.89035088,
              99.67105263,
              99.23245614,
              98.5745614,
              99.78070175,
              99.12280702,
              99.01315789,
              98.24561404,
              99.34210526,
              99.01315789,
              99.45175439,
              99.78070175,
              99.23245614,
              99.23245614,
              99.45175439,
              100,
              100.1096491,
              99.23245614,
              99.89035088,
              100,
              100.2192982,
              99.67105263,
              100.2192982,
              99.12280702,
              99.12280702,
              98.79385965,
              99.45175439,
              99.34210526,
              99.23245614,
              99.45175439,
              99.45175439,
              99.34210526,
              100,
              99.23245614,
              98.90350877,
              100,
              99.78070175,
              100.1096491,
              99.23245614,
              99.23245614,
              99.23245614,
              98.90350877,
              100.1096491,
              99.45175439,
              99.89035088,
              99.23245614,
              99.34210526,
              99.89035088,
              99.56140351,
              98.5745614,
              98.90350877,
              98.46491228,
              98.68421053,
              99.67105263,
              99.01315789,
              99.01315789,
              99.89035088,
              100.1096491,
              99.12280702,
              99.78070175,
              99.23245614,
              98.24561404,
              98.13596491,
              98.24561404,
              98.79385965,
              98.68421053,
              99.12280702,
              99.67105263,
              100.6578947,
              98.90350877,
              98.68421053,
              98.35526316,
              98.5745614,
              98.35526316,
              99.23245614,
              99.12280702,
              99.56140351,
              98.68421053,
              100.1096491
)

white0 <- c(100.3311258,
           100.5518764,
           100.3311258,
           100.4415011,
           100.2207506,
           99.77924945,
           100,
           100.1103753,
           100.3311258,
           100.3311258,
           100,
           99.66887417,
           99.88962472,
           99.88962472,
           99.88962472,
           99.44812362,
           99.33774834,
           99.33774834,
           99.00662252,
           99.44812362,
           99.44812362,
           99.11699779,
           99.77924945,
           99.22737307,
           99.33774834,
           99.44812362,
           99.22737307,
           99.00662252,
           99.22737307,
           99.22737307,
           99.11699779,
           99.22737307,
           99.33774834,
           99.33774834,
           99.5584989,
           99.44812362,
           99.33774834,
           99.11699779,
           99.22737307,
           99.44812362,
           98.89624724,
           99.11699779,
           99.00662252,
           98.89624724,
           98.56512141,
           99.00662252,
           99.44812362,
           99.00662252,
           99.00662252,
           98.78587196,
           98.56512141,
           98.34437086,
           99.00662252,
           98.56512141,
           98.56512141,
           98.45474614,
           98.56512141,
           98.45474614,
           98.78587196,
           98.78587196,
           98.67549669,
           99.00662252,
           98.67549669,
           98.67549669,
           98.78587196,
           98.67549669,
           98.67549669,
           98.78587196,
           98.89624724,
           98.89624724,
           99.00662252,
           98.78587196,
           98.89624724,
           98.78587196,
           98.89624724,
           99.00662252,
           98.67549669,
           98.67549669,
           98.67549669,
           98.78587196,
           99.22737307,
           98.89624724,
           99.00662252,
           99.11699779,
           99.11699779,
           99.00662252,
           99.22737307,
           99.33774834,
           99.00662252,
           99.00662252,
           99.00662252,
           99.11699779,
           99.11699779,
           99.00662252,
           99.22737307,
           99.00662252,
           99.00662252,
           98.67549669,
           99.00662252,
           99.00662252,
           99.00662252,
           99.33774834,
           99.33774834,
           99.66887417,
           99.77924945,
           99.77924945,
           99.5584989,
           99.5584989,
           99.33774834,
           99.00662252,
           99.22737307,
           99.44812362,
           99.5584989,
           99.44812362,
           99.77924945,
           99.88962472,
           100.2207506,
           99.5584989,
           99.44812362,
           99.44812362,
           99.33774834,
           99.5584989,
           99.77924945,
           99.5584989,
           99.66887417,
           99.5584989,
           99.88962472
)

numMonths0 <- 1:length(all0)

e09 <- ggplot() +
  geom_line(mapping = aes(x = numMonths0, y = black0, color = "two"), size = 1.5) +
  geom_line(mapping = aes(x = numMonths0, y = white0, color = "three"), size = 1.5) +
  geom_line(mapping = aes(x = numMonths0, y = hispanic0, color = "four"), size = 1.5) +
  geom_line(mapping = aes(x = numMonths0, y = all0, color = "one"), size = 1.5) +
  ylim(c(95, 102.5)) +
  xlab("Months into Expansion") +
  ylab("Index (Base: Jan. 2010)") +
  ggtitle("Jul. 2009 - Jan. 2020") +
  scale_color_manual(name = "Demographic", labels = c("Hispanic", "All Races", "White", "Black"), values = c("pink", "blue", "grey", "orange")) +
  theme_minimal()

e09









# Recession Graphs ---------------------------
r73 / r80 / r90 / r01 / r07

# Expansion Graphs ---------------------------
e75 / e82 / e91 / e01 / e09
